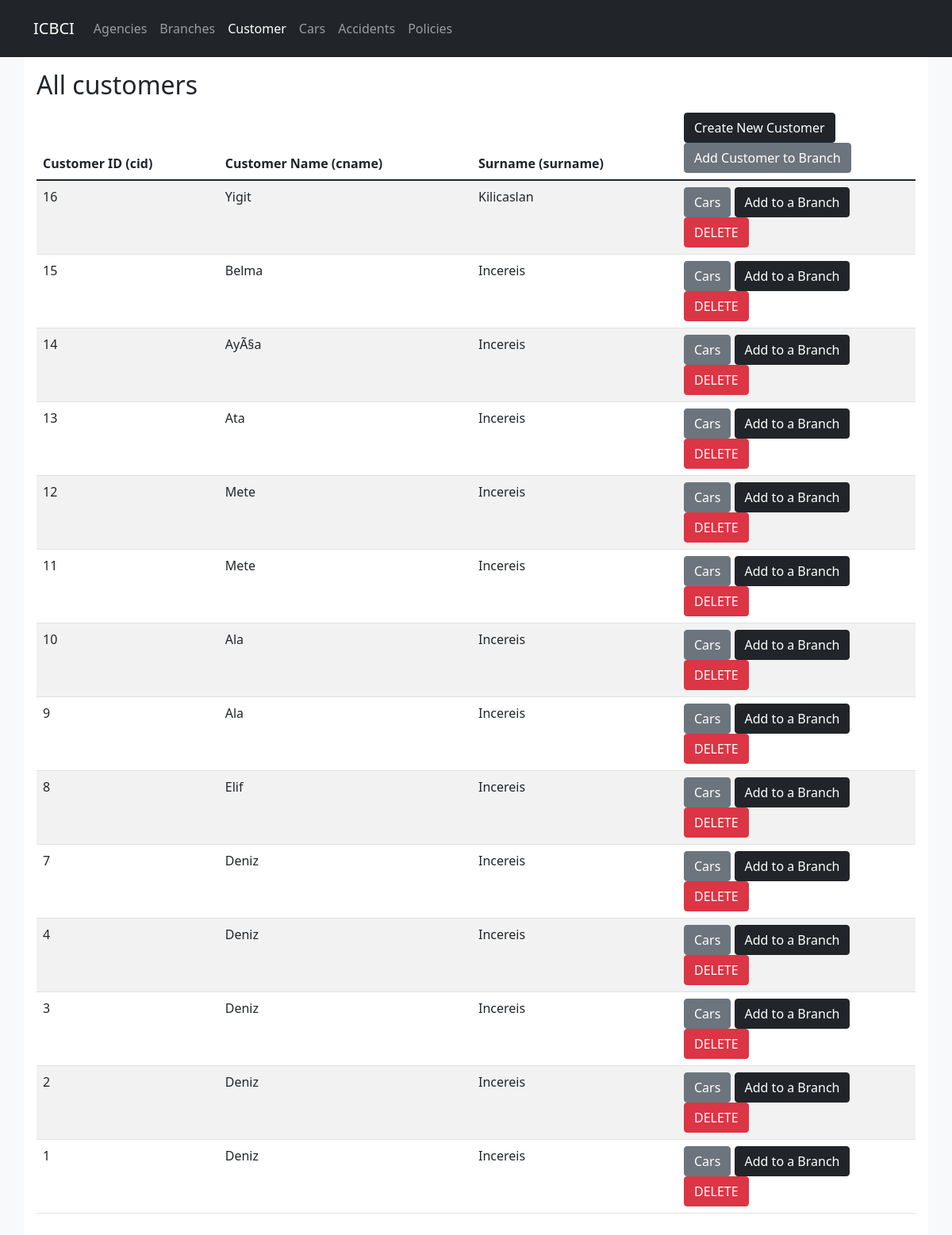
/ICBCI/customer.php, run on the app's committed database.
### tables this page shows
CREATE TABLE `customer` (
  `cid` int(11) NOT NULL,
  `cname` varchar(30) DEFAULT NULL,
  `surname` varchar(30) DEFAULT NULL
);

### ICBCI/customer.php (the view, shortened to what this page needs)
<?php
  include "config.php";
?>
<!DOCTYPE html>
<html>
<head>
    <link href="https://cdn.jsdelivr.net/npm/bootstrap@5.1.3/dist/css/bootstrap.min.css" rel="stylesheet">
</head>
<body class="bg-light">
  <nav class="navbar navbar-expand-lg navbar-dark bg-dark p-3">
    <div class="container">
    <a class="navbar-brand" href="#">ICBCI</a>
    <div class="collapse navbar-collapse" id="navbarSupportedContent">
      <ul class="navbar-nav mr-auto">
        <li class="nav-item">
          <a class="nav-link" href="agency.php">Agencies</a>
        </li>
        <li class="nav-item">
          <a class="nav-link" href="branch.php">Branches</a>
        </li>
        <li class="nav-item">
          <a class="nav-link active" href="customer.php">Customer</a>
        </li>
        <li class="nav-item">
          <a class="nav-link" href="car.php">Cars</a>
        </li>
        <li class="nav-item">
          <a class="nav-link" href="accident.php">Accidents</a>
        </li>
        <li class="nav-item">
          <a class="nav-link" href="policy.php">Policies</a>
        </li>
      </ul>
    </div>
    </div>
  </nav>
  <div class="container bg-white p-3">
    <?php
      if(isset($_GET['bcode'])) {
        echo '<h2>Customers of '.$_GET['bcode'].'</h2>';
      }else{
        echo '<h2>All customers</h2>';
      }
    ?>
    <table class="table table-striped ">
      <thead>
        <tr>
          <th scope="col">Customer ID (cid)</th>
          <th scope="col">Customer Name (cname)</th>
          <th scope="col">Surname (surname)</th>
          <th scope="col" width="300px">
            <a href="customer_new.php" class="btn btn-dark">Create New Customer</a>
            <a href="branchcustomer_new.php" class="btn btn-secondary">Add Customer to Branch</a>
          </th>
        </tr>
      </thead>
      <tbody>
        <?php
        if(isset($_GET['bcode'])){
          $bcode = $_GET['bcode'];
          $sql_statement = "SELECT C.cid, C.cname, C.surname FROM customer C, branchcustomers BC WHERE BC.bcode='$bcode' AND BC.cid=C.cid ORDER BY cid desc";
          $customers   = mysqli_query($db, $sql_statement);
          print_r(mysqli_error($db));
          foreach($customers as $customer){
            echo '<tr>';
            echo '<td>' . $customer['cid'] . '</td>';
            echo '<td>' . $customer['cname'] . '</td>';
            echo '<td>' . $customer['surname'] . '</td>';
            echo '<td><a href="car.php?cid='.$customer['cid'].'" class="btn btn-secondary">Cars</a>
                  <a href="branchcustomer_new.php?cid='.$customer['cid'].'" class="btn btn-dark">Add to a Branch</a>
                  <a href="customer_delete.php?cid='.$customer['cid'].'" class="btn btn-danger">DELETE</a></td>';
            echo '</tr>';
          }
        }else{
          $sql_statement = "SELECT cid, cname, surname FROM customer ORDER BY cid desc";
          $customers   = mysqli_query($db, $sql_statement);
          foreach($customers as $customer){
            echo '<tr>';
            echo '<td>' . $customer['cid'] . '</td>';
            echo '<td>' . $customer['cname'] . '</td>';
            echo '<td>' . $customer['surname'] . '</td>';
            echo '<td><a href="car.php?cid='.$customer['cid'].'" class="btn btn-secondary">Cars</a>
                  <a href="branchcustomer_new.php?cid='.$customer['cid'].'" class="btn btn-dark">Add to a Branch</a>
                  <a href="customer_delete.php?cid='.$customer['cid'].'" class="btn btn-danger">DELETE</a></td>';
            echo '</tr>';
          }
        }
        ?>
      </tbody>
    </table>
  </div>
</body>
</html>

### data on the page
customer: cid "16", cname "Yigit", surname "Kilicaslan"
customer: cid "15", cname "Belma", surname "Incereis"
customer: cid "14", cname "AyÃ§a", surname "Incereis"
customer: cid "13", cname "Ata", surname "Incereis"
customer: cid "12", cname "Mete", surname "Incereis"
customer: cid "11", cname "Mete", surname "Incereis"
customer: cid "10", cname "Ala", surname "Incereis"
customer: cid "9", cname "Ala", surname "Incereis"
customer: cid "8", cname "Elif", surname "Incereis"
customer: cid "7", cname "Deniz", surname "Incereis"
customer: cid "4", cname "Deniz", surname "Incereis"
customer: cid "3", cname "Deniz", surname "Incereis"
customer: cid "2", cname "Deniz", surname "Incereis"
customer: cid "1", cname "Deniz", surname "Incereis"
